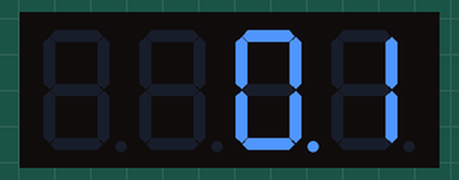
The sketch below on a simulated Arduino Uno, built with avr-gcc and run on an emulated ATmega328P. Shown: 4-digit seven-segment display.

Above: at 0.05 s.
At 5.05 s:
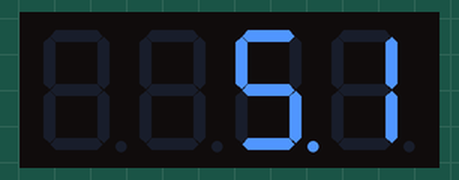
At 9.95 s:
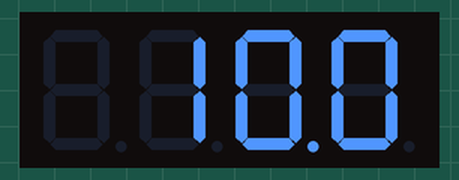
At 19.95 s:
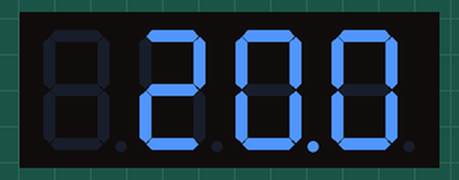
At 29.95 s:
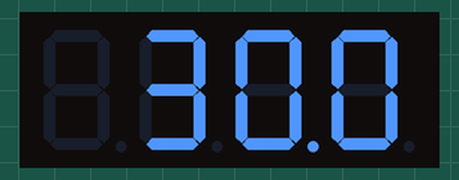
At 39.95 s:
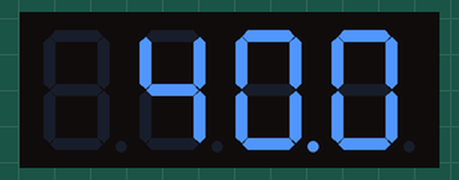

The sketch:

contador_4Digitos_7segmentos.ino
```cpp
// (licence header left out)
#include "lib/SevSeg.h"

SevSeg sevseg; //Instantiate a seven segment controller object

void setup() {
  byte numDigits = 4;
  byte digitPins[] = {2, 3, 4, 5};
  byte segmentPins[] = {6, 7, 8, 9, 10, 11, 12, 13};

  sevseg.begin(COMMON_CATHODE, numDigits, digitPins, segmentPins);
  sevseg.setBrightness(90);
}

void loop() {
  static unsigned long timer = millis();
  static int deciSeconds = 0;

  if (millis() >= timer) {
    deciSeconds++; // 100 milliSeconds is equal to 1 deciSecond
    timer += 100;
    if (deciSeconds == 10000) { // Reset to 0 after counting for 1000 seconds.
      deciSeconds=0;
    }
    sevseg.setNumber(deciSeconds, 1);
  }

  sevseg.refreshDisplay(); // Must run repeatedly
}

/// END ///
```
